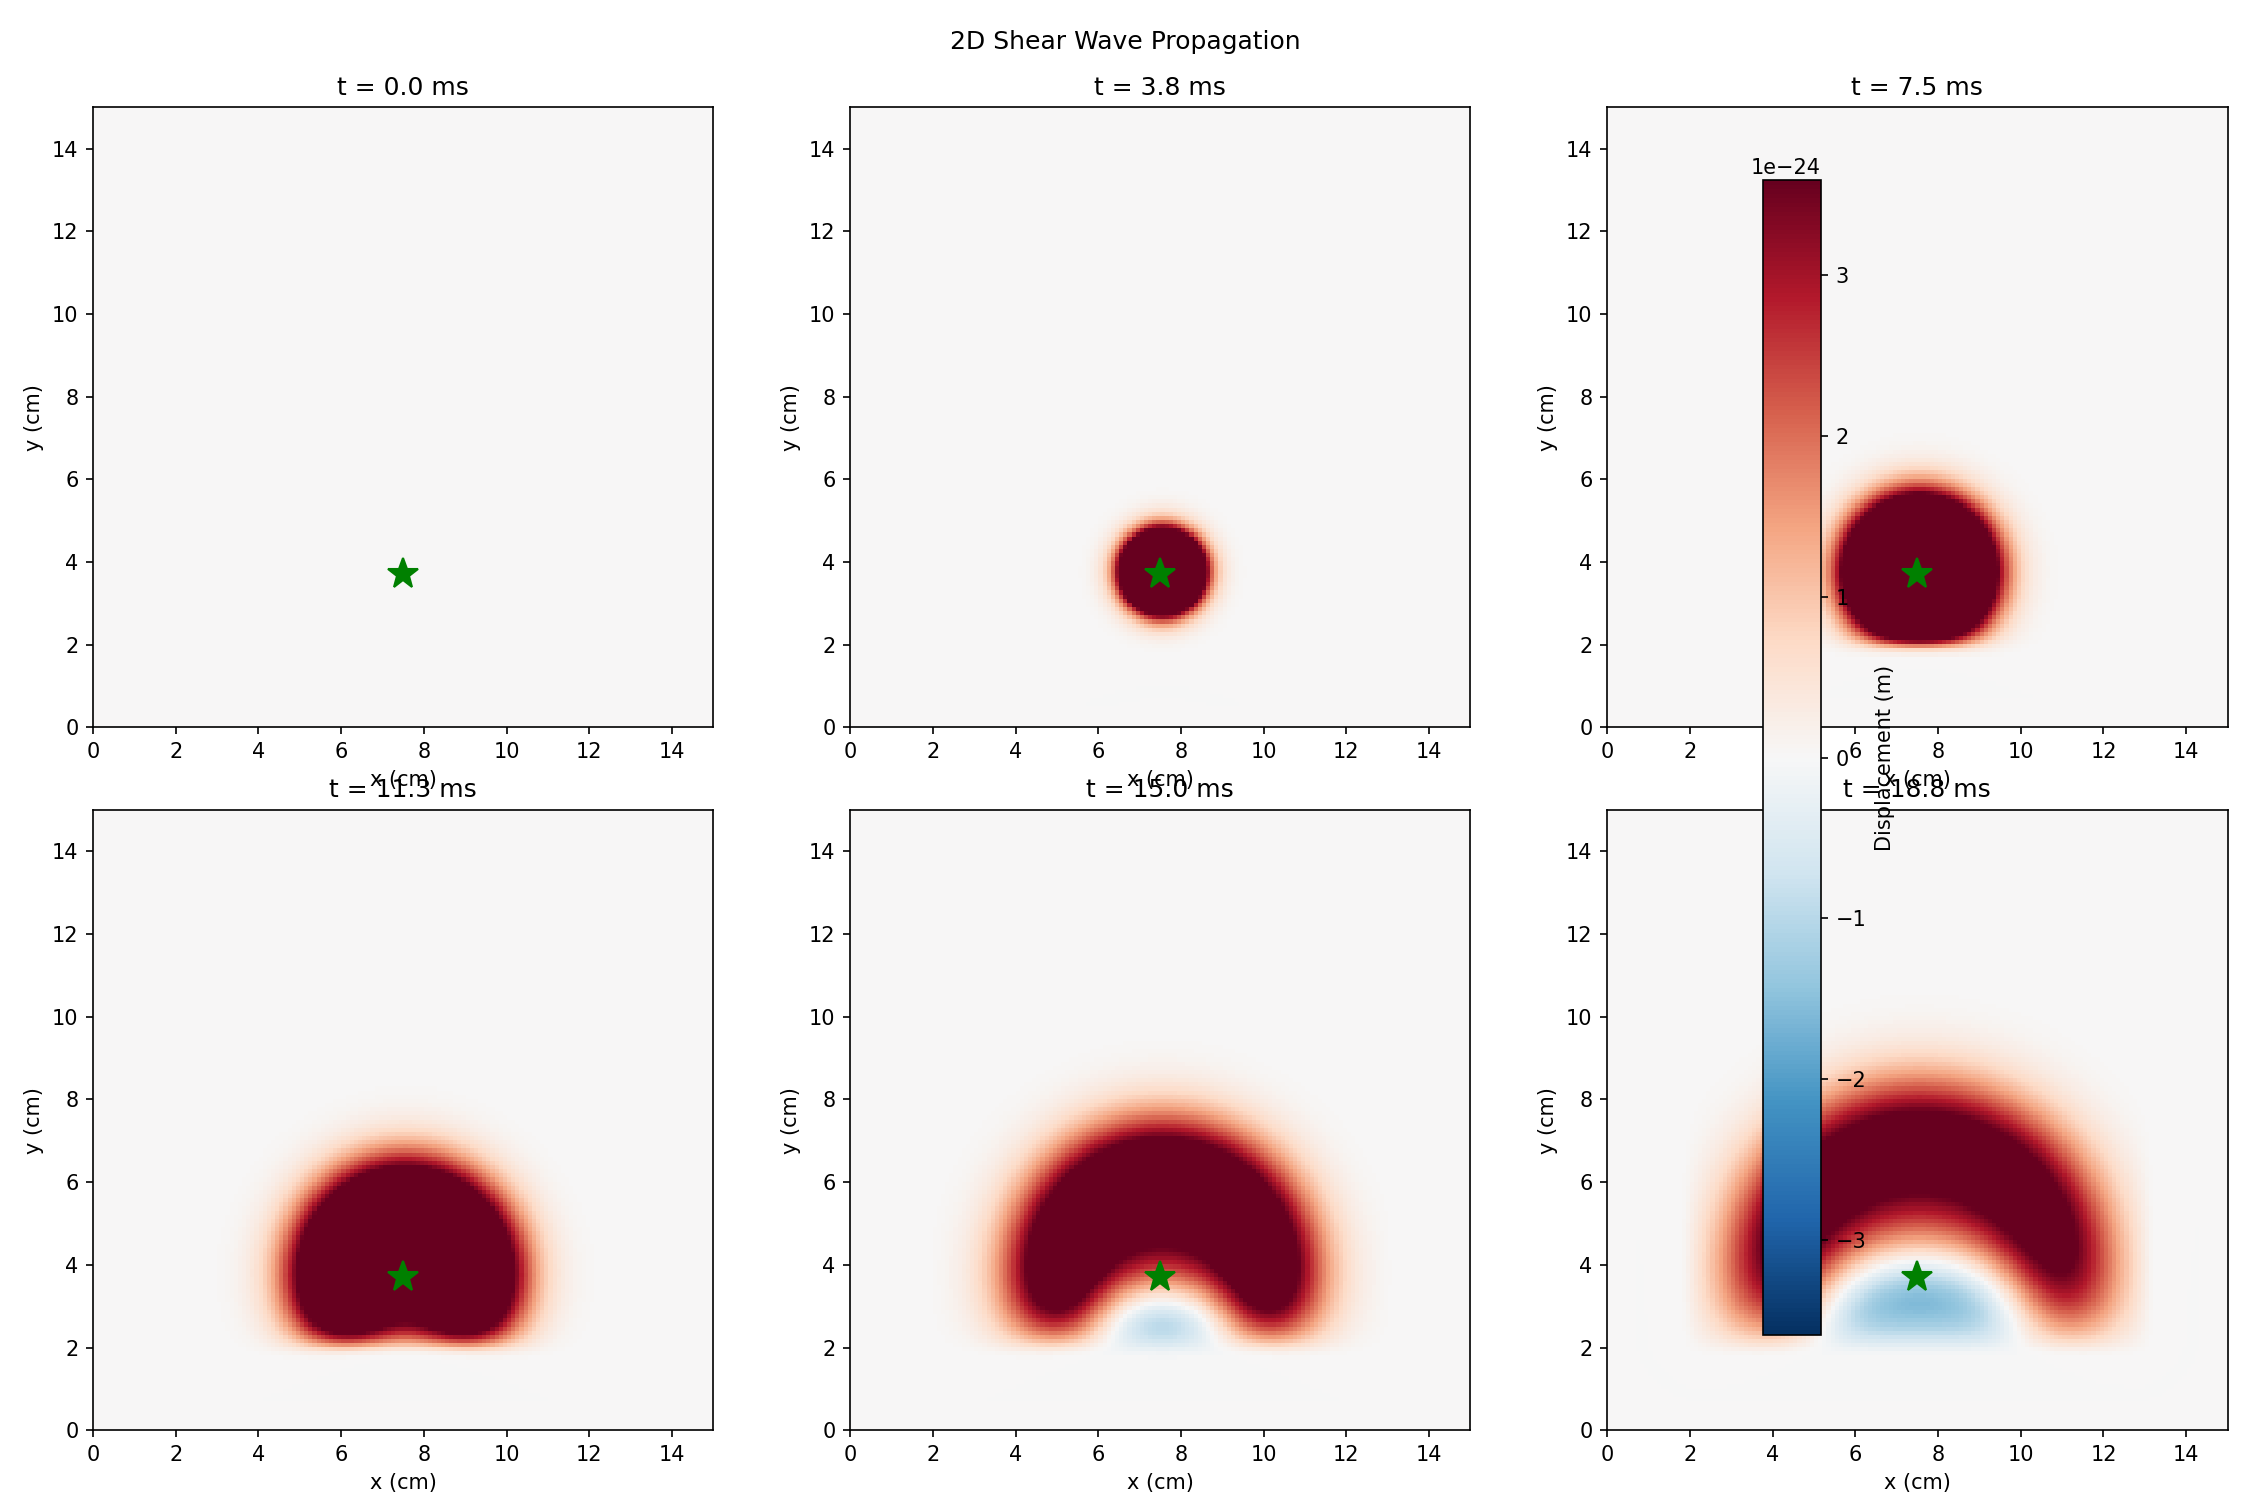

The script that saved this image:
"""
2D Shear Wave Simulator - Simplified Version
=============================================

Streamlined implementation focusing on correct physics.
Uses direct displacement formulation with proper Kelvin-Voigt damping.

Physics:
  ρ ∂²u/∂t² = G'∇²u + η∂(∇²u)/∂t

Discretization:
  u^{n+1} = 2u^n - u^{n-1} + (dt²/ρ)[G'∇²u^n + η(∇²u^n - ∇²u^{n-1})/dt]

Author: Research Project — Week 2
"""

import numpy as np
import matplotlib.pyplot as plt


class ShearWave2D:
    """Simplified 2D shear wave simulator."""
    
    def __init__(self, nx, ny, dx, dt=None, rho=1000, G_prime=5000, eta=5, pml_width=20):
        self.nx = nx
        self.ny = ny
        self.dx = dx
        self.pml_width = pml_width
        
        # Material properties (can be arrays)
        self.rho = np.ones((nx, ny)) * rho if np.isscalar(rho) else rho
        self.G_prime = np.ones((nx, ny)) * G_prime if np.isscalar(G_prime) else G_prime
        self.eta = np.ones((nx, ny)) * max(eta, 0.5) if np.isscalar(eta) else np.maximum(eta, 0.5)
        
        # Wave speed
        self.c_s = np.sqrt(self.G_prime / self.rho)
        
        # Time step
        if dt is None:
            # Conservative CFL
            dt_wave = 0.2 * dx / np.max(self.c_s)
            dt_viscous = 0.25 * np.min(self.rho) * dx**2 / (4 * np.max(self.eta))
            self.dt = min(dt_wave, dt_viscous)
        else:
            self.dt = dt
        
        courant = np.max(self.c_s) * self.dt / self.dx
        print(f"dt = {self.dt*1e6:.2f} μs, CFL = {courant:.3f}")
        
        # Displacement fields (two time levels)
        self.u = np.zeros((nx, ny))      # Current
        self.u_prev = np.zeros((nx, ny)) # Previous
        self.u_next = np.zeros((nx, ny)) # Next
        
        # Velocity (for output)
        self.v = np.zeros((nx, ny))
        
        # PML damping
        self._init_pml()
        
        # Grid
        self.x = np.arange(nx) * dx
        self.y = np.arange(ny) * dx
        
    def _init_pml(self):
        """Initialize PML damping."""
        nx, ny = self.nx, self.ny
        pml = self.pml_width
        
        # Damping coefficient (0 in interior, increases to max in PML)
        damp_max = 0.08
        
        damp_x = np.zeros(nx)
        damp_y = np.zeros(ny)
        
        for i in range(pml):
            val = damp_max * ((pml - i) / pml) ** 2
            damp_x[i] = val
            damp_x[nx - 1 - i] = val
            damp_y[i] = val
            damp_y[ny - 1 - i] = val
        
        self.damp_x = damp_x[:, np.newaxis]
        self.damp_y = damp_y[np.newaxis, :]
    
    def laplacian(self, field):
        """5-point Laplacian."""
        result = np.zeros_like(field)
        result[1:-1, 1:-1] = (
            field[2:, 1:-1] + field[:-2, 1:-1] + 
            field[1:-1, 2:] + field[1:-1, :-2] - 
            4 * field[1:-1, 1:-1]
        ) / self.dx**2
        return result
    
    def add_source(self, t, x_pos, y_pos, amplitude=1e-6, f0=100, source_type='tone_burst'):
        """Add source displacement."""
        if source_type == 'tone_burst':
            sigma = 3 / f0
            envelope = np.exp(-(t - 3*sigma)**2 / (2*(sigma/3)**2))
            source_val = amplitude * envelope * np.sin(2*np.pi*f0*t)
        elif source_type == 'ricker':
            sigma = 1 / (np.pi * f0)
            tau = t - 3*sigma
            source_val = amplitude * (1 - 2*(tau/sigma)**2) * np.exp(-(tau/sigma)**2)
        else:
            source_val = amplitude
        
        if 0 <= x_pos < self.nx and 0 <= y_pos < self.ny:
            self.u[x_pos, y_pos] += source_val
    
    def step(self):
        """One time step."""
        dt = self.dt
        
        # Laplacian at current and previous time
        lap_u = self.laplacian(self.u)
        lap_u_prev = self.laplacian(self.u_prev)
        
        # Kelvin-Voigt: ρ∂²u/∂t² = G'∇²u + η∂(∇²u)/∂t
        # Discretized:
        elastic_term = self.G_prime * lap_u
        viscous_term = self.eta * (lap_u - lap_u_prev) / dt
        
        acceleration = (elastic_term + viscous_term) / self.rho
        
        # Update
        self.u_next[1:-1, 1:-1] = (
            2 * self.u[1:-1, 1:-1] - 
            self.u_prev[1:-1, 1:-1] + 
            dt**2 * acceleration[1:-1, 1:-1]
        )
        
        # PML damping (apply to the new field)
        damp_factor = (1 - self.damp_x) * (1 - self.damp_y)
        self.u_next *= damp_factor
        
        # Update velocity
        self.v = (self.u_next - self.u_prev) / (2 * dt)
        
        # Rotate fields
        self.u_prev, self.u, self.u_next = self.u, self.u_next, self.u_prev
    
    def get_displacement(self):
        """Get current displacement field."""
        return self.u.copy()
    
    def get_velocity(self):
        """Get current velocity field."""
        return self.v.copy()


def demo():
    """Demonstrate 2D wave propagation."""
    print("=" * 60)
    print("2D SHEAR WAVE - SIMPLIFIED FORMULATION")
    print("=" * 60)
    
    nx, ny = 150, 150
    dx = 0.001
    
    sim = ShearWave2D(nx, ny, dx, rho=1000, G_prime=5000, eta=5)
    
    print(f"\nGrid: {nx} x {ny}, dx = {dx*1000:.0f} mm")
    print(f"Shear wave speed: {np.sqrt(5000/1000):.1f} m/s")
    
    # Source at center
    sx, sy = nx//2, ny//4
    
    print(f"\nRunning simulation...")
    snapshots = []
    times = []
    
    for n in range(2000):
        t = n * sim.dt
        if n < 100:
            sim.add_source(t, sx, sy, amplitude=1e-7, f0=100)
        sim.step()
        
        if n % 100 == 0:
            snapshots.append(sim.get_displacement())
            times.append(t)
            max_u = np.max(np.abs(sim.u))
            print(f"  Step {n:4d}: max|u| = {max_u:.3e} m")
            
            if max_u > 1e-3 or np.isnan(max_u):
                print(f"  ✗ Unstable!")
                break
    
    print(f"\n✓ Simulation complete")
    
    # Plot
    fig, axes = plt.subplots(2, 3, figsize=(15, 10))
    axes = axes.flatten()
    
    vmax = np.percentile(np.abs(np.array(snapshots)), 95)
    
    for ax, snap, t in zip(axes, snapshots[::len(snapshots)//6], times[::len(times)//6]):
        im = ax.imshow(snap.T, origin='lower', cmap='RdBu_r', 
                       vmin=-vmax, vmax=vmax, extent=[0, nx*dx*100, 0, ny*dx*100])
        ax.plot(sx*dx*100, sy*dx*100, 'g*', markersize=15)
        ax.set_xlabel('x (cm)')
        ax.set_ylabel('y (cm)')
        ax.set_title(f't = {t*1000:.1f} ms')
    
    plt.colorbar(im, ax=axes, label='Displacement (m)')
    plt.suptitle('2D Shear Wave Propagation')
    plt.tight_layout()
    plt.savefig('shear_wave_2d_simple.png', dpi=150)
    print(f"\nSaved: shear_wave_2d_simple.png")


if __name__ == "__main__":
    demo()
